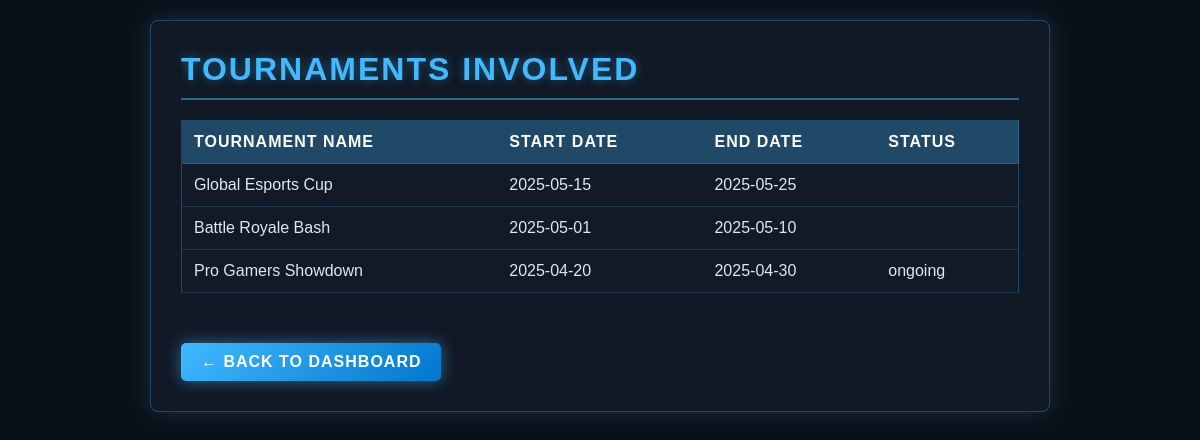
Page /esports-management/player/view_tournaments.php (signed in) on the committed database.
### tables this page shows
CREATE TABLE `tournament` (
  `tournament_id` int(11) NOT NULL,
  `name` varchar(100) NOT NULL,
  `game_id` int(11) NOT NULL,
  `start_date` date DEFAULT NULL,
  `end_date` date DEFAULT NULL,
  `prize_pool` decimal(10,2) DEFAULT NULL,
  `status` enum('upcoming','ongoing','completed') DEFAULT 'upcoming'
);

### esports-management/player/view_tournaments.php (the view, shortened to what this page needs)
<?php
include '../db.php';
$user_id = $_SESSION['user_id'];
$sql = "
    SELECT p.team_id, t.name AS team_name
    FROM Player p
    JOIN Team t ON p.team_id = t.team_id
    WHERE p.user_id = ?
";
$stmt = $conn->prepare($sql);
$stmt->bind_param("i", $user_id);
$stmt->execute();
$result = $stmt->get_result();
$player_team = $result->fetch_assoc();
$tournamentSql = "
    SELECT DISTINCT t.tournament_id, t.name, t.start_date, t.end_date, t.status
    FROM Tournament t
    JOIN GameMatch gm ON gm.tournament_id = t.tournament_id
    WHERE gm.team1_id = ? OR gm.team2_id = ?
    ORDER BY t.start_date DESC
";
$stmtTournaments = $conn->prepare($tournamentSql);
$stmtTournaments->bind_param("ii", $player_team['team_id'], $player_team['team_id']);
$stmtTournaments->execute();
$tournamentResult = $stmtTournaments->get_result();
?>
<!DOCTYPE html>
<html>
<head>
    <link rel="stylesheet" href="../css_player/view_tournaments.css">
</head>
<body>
<div class="tournaments-container">
    <h2>Tournaments Involved</h2>
    <?php if ($tournamentResult->num_rows > 0): ?>
        <table class="tournament-table">
            <thead>
                <tr>
                    <th>Tournament Name</th>
                    <th>Start Date</th>
                    <th>End Date</th>
                    <th>Status</th>
                </tr>
            </thead>
            <tbody>
                <?php while ($tournament = $tournamentResult->fetch_assoc()): ?>
                    <tr>
                        <td><?= htmlspecialchars($tournament['name']) ?></td>
                        <td><?= htmlspecialchars($tournament['start_date']) ?></td>
                        <td><?= htmlspecialchars($tournament['end_date']) ?></td>
                        <td><?= htmlspecialchars($tournament['status']) ?></td>
                    </tr>
                <?php endwhile; ?>
            </tbody>
        </table>
    <?php else: ?>
        <p>No tournaments found for your team.</p>
    <?php endif; ?>
    <a href="../player_dashboard.php" class="button">← Back to Dashboard</a>
</div>
</body>
</html>

### esports-management/css_player/view_tournaments.css (style rules this page uses)
* { margin: 0; padding: 0; box-sizing: border-box; }
body { font-family: 'Rajdhani', 'Arial', sans-serif; background-color: #0a1018; color: #e0e6f2; padding: 20px; background-image: linear-gradient(rgba(10, 16, 24, 0.95), rgba(10, 16, 24, 0.95)), url('../assets/images/esports-bg.jpg'); background-size: cover; background-attachment: fixed; }
.tournaments-container { background-color: rgba(19, 28, 41, 0.85); border-radius: 8px; box-shadow: 0 0 25px rgba(65, 185, 255, 0.2); padding: 30px; max-width: 900px; margin: 0 auto; border: 1px solid rgba(65, 185, 255, 0.3); }
h2 { font-family: 'Orbitron', sans-serif; font-size: 2rem; color: #41b9ff; border-bottom: 2px solid rgba(65, 185, 255, 0.5); padding-bottom: 10px; margin-bottom: 20px; text-transform: uppercase; letter-spacing: 2px; text-shadow: 0 0 10px rgba(65, 185, 255, 0.4); }
.tournament-table { width: 100%; border-collapse: collapse; margin-bottom: 30px; border: 1px solid rgba(65, 185, 255, 0.3); }
.tournament-table th, .tournament-table td { padding: 12px; text-align: left; border-bottom: 1px solid rgba(65, 185, 255, 0.2); }
.tournament-table th { background-color: rgba(65, 185, 255, 0.3); color: #fff; font-family: 'Orbitron', sans-serif; font-weight: 600; letter-spacing: 1px; text-transform: uppercase; }
.tournament-table td { background-color: rgba(19, 28, 41, 0.5); }
a.button { display: inline-block; background: linear-gradient(135deg, #41b9ff, #0077cc); color: white; padding: 10px 20px; font-size: 1rem; text-decoration: none; border-radius: 5px; margin-top: 20px; transition: all 0.3s ease; font-family: 'Rajdhani', sans-serif; font-weight: 600; text-transform: uppercase; letter-spacing: 1px; border: none; box-shadow: 0 0 15px rgba(65, 185, 255, 0.5); }

### rows in the picture
tournament: name "Global Esports Cup", start_date "2025-05-15", end_date "2025-05-25"
tournament: name "Battle Royale Bash", start_date "2025-05-01", end_date "2025-05-10"
tournament: name "Pro Gamers Showdown", start_date "2025-04-20", end_date "2025-04-30", status "ongoing"
